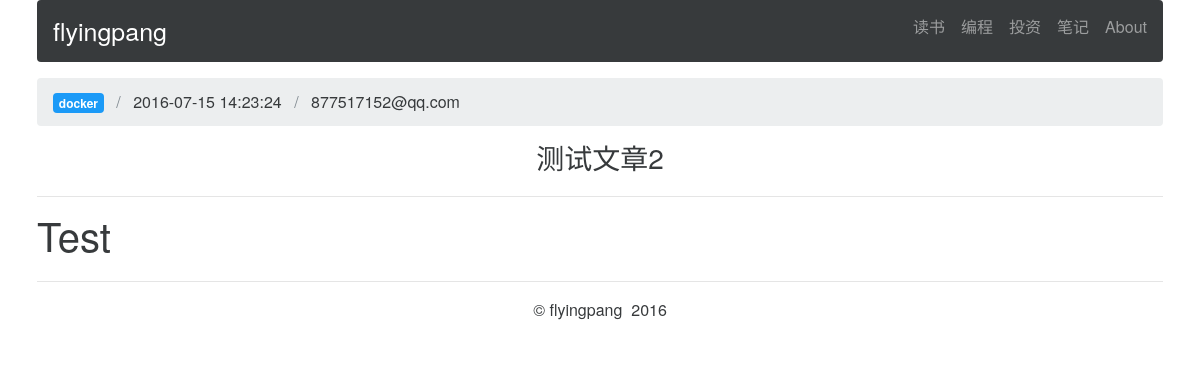
/article/detail/b0a4651274c949afbb00dbb35bfb46a6/, run on the app's committed database.
### flyingpang/mysite/models.py (models this page shows, shortened)
class Article(models.Model):
    key = models.CharField(_(u'key'), max_length=32, unique=True)
    title = models.CharField(_(u'标题'), max_length=60)
    summary = models.CharField(_(u'摘要'), max_length=200)
    photo = models.ImageField(_(u'本地图片'))
    img_url = models.URLField(_(u'七牛图片地址'), max_length=100, null=True)
    tag = models.ForeignKey(Tag, verbose_name=_(u'标签'))
    category = models.CharField(_(u'分类'), max_length=20, choices=CATEGORY_CHOICE)
    content = models.TextField(_(u'内容'))
    status = models.SmallIntegerField(_(u'状态'), choices=STATUS_CHOICE, default=0)
    slug = models.SlugField(_(u'转义key'), max_length=60)
    author = models.ForeignKey(settings.AUTH_USER_MODEL, verbose_name=_(u'作者'))
    created_at = models.DateTimeField(_(u'创建日期'), auto_now_add=True)
    updated_at = models.DateTimeField(_(u'更新日期'), auto_now_add=True)
    is_top = models.BooleanField(_(u'置顶'), default=False)
    view_times = models.IntegerField(_(u'浏览次数'), default=0)
    zan_times = models.IntegerField(_(u'赞次数'), default=0)
    is_removed = models.BooleanField(_(u'是否删除'), default=False)
    class Meta:
        ordering = ['-is_top', '-created_at']
    def save(self, *args, **kwargs):
        self.slug = slugify(self.key)
        super(Article, self).save(*args, **kwargs)

class Tag(models.Model):
    key = models.CharField(_(u'key'), max_length=32, unique=True)
    name = models.CharField(_(u'名称'), max_length=30, unique=True)
    created_at = models.DateTimeField(auto_now_add=True)
    slug = models.SlugField(_(u'转义key'), max_length=60)
    is_removed = models.BooleanField(default=False)
    def __unicode__(self):
        return self.name

### flyingpang/myuser/models.py (models this page shows, shortened)
class MyUser(AbstractBaseUser):
    nickname = models.CharField(_(u'昵称'), max_length=40)
    email = models.EmailField(_(u'email address'), max_length=255, unique=True)
    create_at = models.DateTimeField(_('加入日期'), auto_now_add=True)
    is_admin = models.BooleanField(default=False)
    is_active = models.BooleanField(default=True)
    objects = MyUserManager()
    USERNAME_FIELD = 'email'
    REQUIRED_FIELDS = ['nickname']

### flyingpang/mysite/views.py (the view)
# urls.py: url(r'^article/detail/(?P<slug>\w+)/$', ArticleDetailView.as_view(), name='article_detail_view'),
class ArticleDetailView(DetailView):
    template_name = 'mysite/detail.html'
    model = Article
    def get(self, request, *args, **kwargs):
        try:
            article = Article.objects.get(slug=self.kwargs.get('slug', None))
            ip_address = self.request.META.get("REMOTE_ADDR", None)
            article.view_times += 1
            article.save()
        except Article.DoesNotExist:
            pass
        return super(ArticleDetailView, self).get(request, *args, **kwargs)

### flyingpang/mysite/templatetags/custom_markdown.py (called while the page is built)
@register.filter(is_safe=True)  # 注册template filter
@stringfilter  # 希望字符串作为参数
def custom_markdown(value):
    return mark_safe(markdown.markdown(value,
                                       extensions=['markdown.extensions.fenced_code', 'markdown.extensions.codehilite'],
                                       safe_mode=True,
                                       enable_attributes=False))

### templates/mysite/detail.html (shortened to what this page needs)
{% extends 'base.html' %}
{% load custom_markdown %}
{% block content %}
    <div class="row">
        <div class="col-md-12">
            <ol class="breadcrumb">
                <li><span class="label tag-color-4 btn">{{ object.tag }}</span></li>
                <li>{{ object.created_at|date:'Y-m-d H:s:i' }}</li>
                <li>{{ object.author }}</li>
            </ol>
        </div>
    </div>
    <div class="row">
        <div class="col-md-12" style="text-align: center">
            <h3>{{ object.title }}</h3>
        </div>
    </div>
    <hr/>
    <div class="row">
        <div class="col-md-12">
            {{ object.content|custom_markdown }}
        </div>
    </div>
{% endblock %}

### static/css/mycss.css (style rules this page uses)
.tag-color-4 { background-color: #1B9AF7; }

### data on the page
Article: tag "docker", created_at "2016-07-15 14:23:24", author "877517152@qq.com", title "测试文章2", content|custom_markdown "Test"
